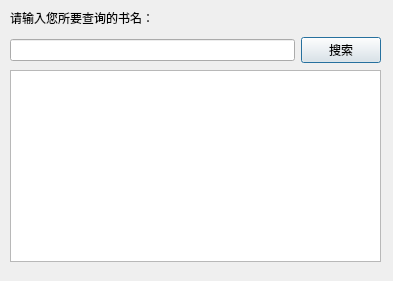
<?xml version="1.0" encoding="UTF-8"?>
<ui version="4.0">
 <class>userborrow</class>
 <widget class="QDialog" name="userborrow">
  <property name="geometry">
   <rect>
    <x>0</x>
    <y>0</y>
    <width>393</width>
    <height>281</height>
   </rect>
  </property>
  <property name="windowTitle">
   <string>Dialog</string>
  </property>
  <widget class="QListView" name="listView">
   <property name="geometry">
    <rect>
     <x>10</x>
     <y>70</y>
     <width>371</width>
     <height>192</height>
    </rect>
   </property>
  </widget>
  <widget class="QWidget" name="horizontalLayoutWidget">
   <property name="geometry">
    <rect>
     <x>10</x>
     <y>30</y>
     <width>371</width>
     <height>41</height>
    </rect>
   </property>
   <layout class="QHBoxLayout" name="horizontalLayout">
    <item>
     <widget class="QLineEdit" name="lineEdit"/>
    </item>
    <item>
     <widget class="QPushButton" name="pushButton">
      <property name="text">
       <string>搜索</string>
      </property>
     </widget>
    </item>
   </layout>
  </widget>
  <widget class="QLabel" name="label">
   <property name="geometry">
    <rect>
     <x>10</x>
     <y>10</y>
     <width>211</width>
     <height>16</height>
    </rect>
   </property>
   <property name="text">
    <string>请输入您所要查询的书名：</string>
   </property>
  </widget>
 </widget>
 <resources/>
 <connections/>
</ui>
